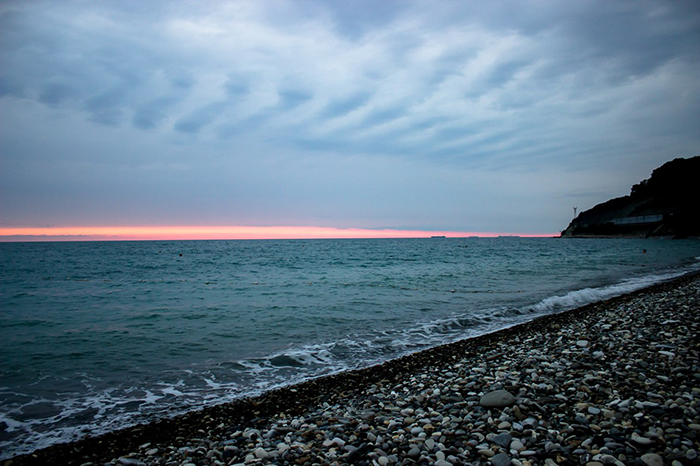
#> input picture gml 02 Scaling/public_data/03_input/img.png, 700 x 466 px, found by its file name
$ jupyter execute --allow-errors align.ipynb
#> lines starting #> are read from the running program, lines starting #| are printed output that depends on the picture
[cell 1]
import skimage.io
import numpy as np
import os
import matplotlib.pyplot as plt
import pandas as pd

[cell 2]
GT_DIR = 'public_data/02_gt/'
INPUT_DIR = 'public_data/02_input/'

#> (a cell that did not finish here is left out)

[cell 4]
image = skimage.io.imread('public_data/03_input/img.png')
#> image is the input picture: shape (466, 700, 3); mean R, G, B 93.5, 115.7, 132.3

#> (a cell that did not finish here is left out)

#> (a cell that did not finish here is left out)

#> (a cell that did not finish here is left out)

[cell 8]
623 - 388 + 5

#> (a cell that did not finish here is left out)

[cell 10]
plt.figure(figsize=(10, 10))
#> (the rest of this cell did not finish here and is left out)

[cell 11]
def mse(image1, image2):
    return np.mean((image1 - image2) ** 2)

[cell 12]
def cross_entropy(image1, image2):
    return np.sum(image1 * image2) / np.sqrt(np.sum(image1 ** 2) * np.sum(image2 ** 2))

#> (a cell that did not finish here is left out)

[cell 14]
# [22 lines left out: function move, not called in this run]

[cell 15]
mse_gr_best, delta_gr_h_best, delta_gr_w_best = 1e10, 0, 0
#> (the rest of this cell did not finish here and is left out)

[cell 16]
mse_gb_best, delta_gb_h_best, delta_gb_w_best = 1e10, 0, 0
#> (the rest of this cell did not finish here and is left out)

#> (a cell that did not finish here is left out)

[cell 18]
plt.figure(figsize=(15, 15))
#> (the rest of this cell did not finish here and is left out)

[cell 19]
import skimage.io, skimage.transform
import numpy as np


def mse(image1, image2):
    return np.mean((image1 - image2) ** 2)


def cross_entropy(image1, image2):
    return np.sum(image1 * image2) / np.sqrt(np.sum(image1 ** 2) * np.sum(image2 ** 2))


# [43 lines left out: functions move, pyramid_align_pair, align_pair, not called in this run]


def align(img, g_coord):
    W = img.shape[0] // 3
#> W = 155
    print(W)
#| 155
    im_red = img[:W].astype(np.float32) / 255
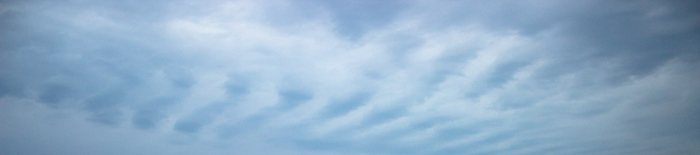
#> im_red: shape (155, 700, 3) float32; mean R, G, B 0.562, 0.68, 0.784
    im_green = img[W: W * 2].astype(np.float32) / 255
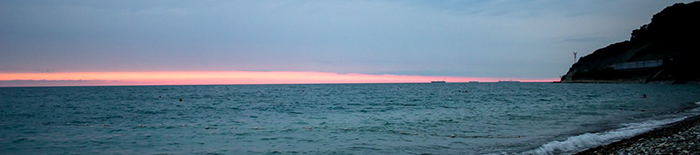
#> im_green: shape (155, 700, 3) float32; mean R, G, B 0.379, 0.468, 0.536
    im_blue = img[W * 2: W * 3].astype(np.float32) / 255
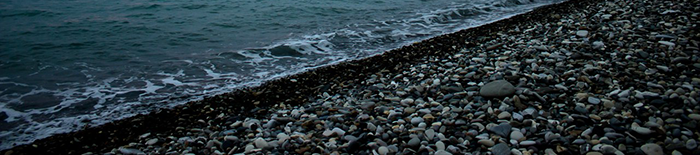
#> im_blue: shape (155, 700, 3) float32; mean R, G, B 0.161, 0.216, 0.238

    h, w = im_red.shape
    h_to_cut, w_to_cut = h // 10, w // 10

    im_red = im_red[h_to_cut: -h_to_cut, w_to_cut: -w_to_cut]
    im_green = im_green[h_to_cut: -h_to_cut, w_to_cut: -w_to_cut]
    im_blue = im_blue[h_to_cut: -h_to_cut, w_to_cut: -w_to_cut]

    im_red_best, im_green_r_best, delta_r_h_best, delta_r_w_best = pyramid_align_pair(im_red, im_green)
    im_blue_best, im_blue_r_best, delta_b_h_best, delta_b_w_best = pyramid_align_pair(im_blue, im_green)

    r_coord = [g_coord[0] - W + delta_r_h_best, g_coord[1] + delta_r_w_best]
    b_coord = [g_coord[0] + W + delta_b_h_best, g_coord[1] + delta_b_w_best]
    print(delta_r_h_best, delta_r_w_best, delta_b_h_best, delta_b_w_best)
    return img, r_coord, b_coord
